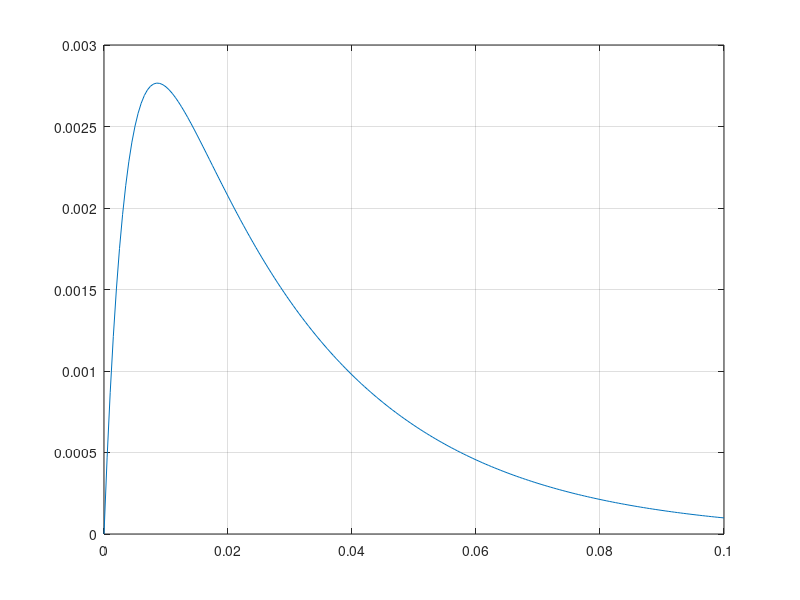

MATLAB code to generate this figure:

% CH2MP1.m : chapter 2, p1 

% 1
% 

% set component values
t =[0:0.0005:0.1];
h = @(t) (-0.0045*exp(-261.8034*t)+0.0045*exp(-38.1966*t)).*(t>0);
plot(t, h(t));
grid();

